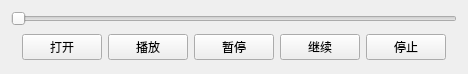
<?xml version="1.0" encoding="UTF-8"?>
<ui version="4.0">
 <class>KSVideoCtrl</class>
 <widget class="QWidget" name="KSVideoCtrl">
  <property name="geometry">
   <rect>
    <x>0</x>
    <y>0</y>
    <width>435</width>
    <height>74</height>
   </rect>
  </property>
  <property name="windowTitle">
   <string>KSVideoCtrl</string>
  </property>
  <layout class="QVBoxLayout" name="verticalLayout">
   <item>
    <widget class="MySlider" name="horizontalSlider">
     <property name="maximum">
      <number>999</number>
     </property>
     <property name="orientation">
      <enum>Qt::Horizontal</enum>
     </property>
    </widget>
   </item>
   <item>
    <widget class="QWidget" name="widget" native="true">
     <layout class="QHBoxLayout" name="horizontalLayout">
      <property name="topMargin">
       <number>0</number>
      </property>
      <property name="bottomMargin">
       <number>0</number>
      </property>
      <item>
       <widget class="QPushButton" name="pushButtonOpen">
        <property name="text">
         <string>打开</string>
        </property>
       </widget>
      </item>
      <item>
       <widget class="QPushButton" name="pushButtonPlay">
        <property name="text">
         <string>播放</string>
        </property>
       </widget>
      </item>
      <item>
       <widget class="QPushButton" name="pushButtonPause">
        <property name="text">
         <string>暂停</string>
        </property>
       </widget>
      </item>
      <item>
       <widget class="QPushButton" name="pushButtonResume">
        <property name="text">
         <string>继续</string>
        </property>
       </widget>
      </item>
      <item>
       <widget class="QPushButton" name="pushButtonStop">
        <property name="text">
         <string>停止</string>
        </property>
       </widget>
      </item>
     </layout>
    </widget>
   </item>
  </layout>
 </widget>
 <layoutdefault spacing="6" margin="11"/>
 <customwidgets>
  <customwidget>
   <class>MySlider</class>
   <extends>QSlider</extends>
   <header>MySlider.h</header>
  </customwidget>
 </customwidgets>
 <resources/>
 <connections/>
</ui>
